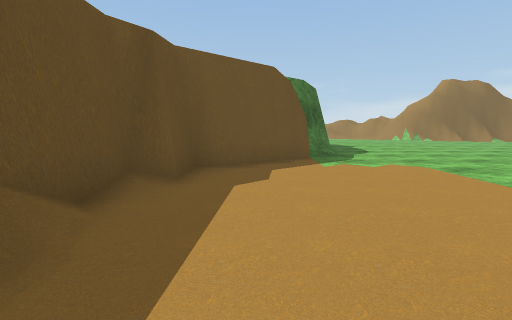
[1] (above)

18 first-person views from a walk through a scene from a Unity 3-D project. The camera is 1.2 m above the floor, tilts 6° down and sees 85° across. The floor is counted in squares, 2 m on a side. Each view is taken from the middle of a square. On the plan, view 1 faces up. The plan holds only what a view shows up to about 9 squares ahead; the rest is blank. The place goes on beyond the plan. Some surface patterns are stand-ins.

[2]
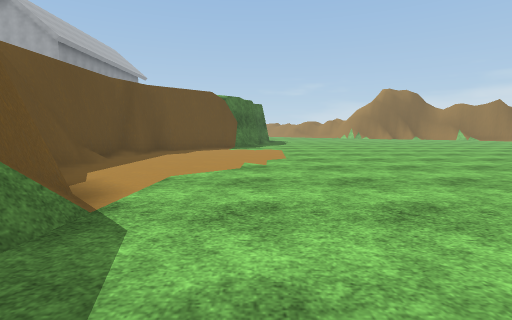

[3]
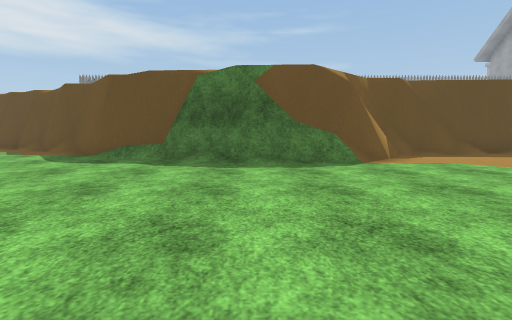

[4]
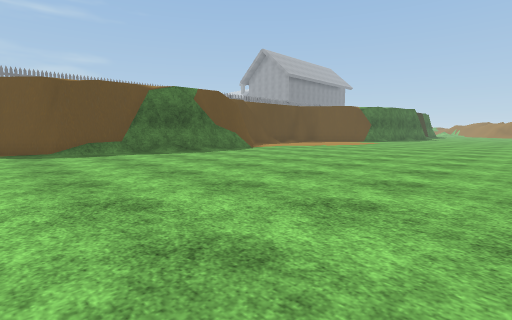

[5]
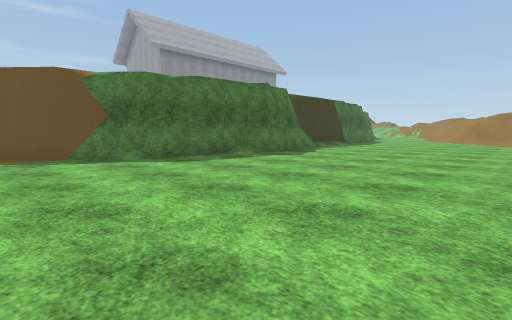

[6]
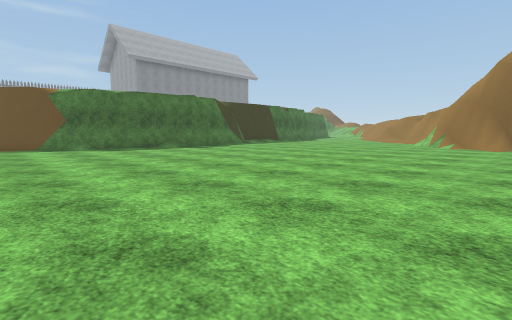

[7]
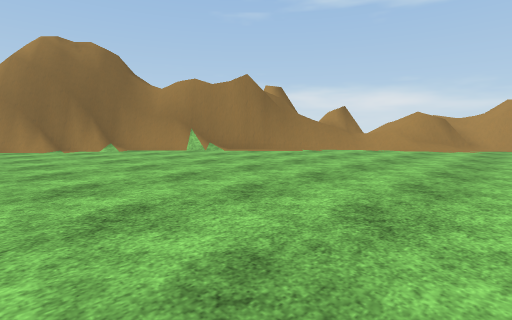

[8]
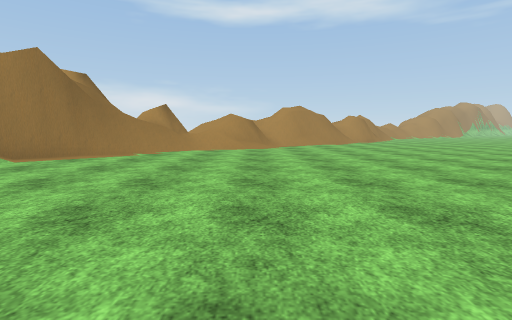

[9]
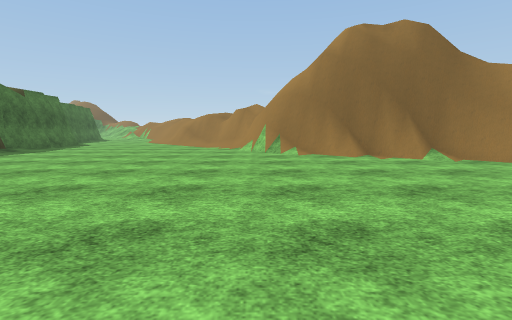

[10]
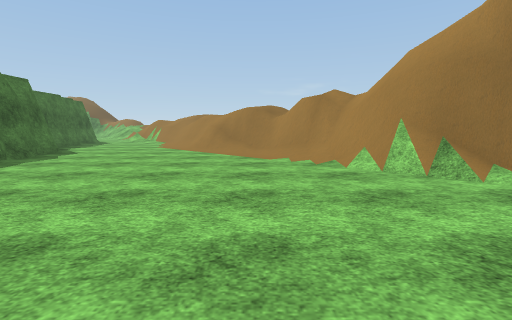

[11]
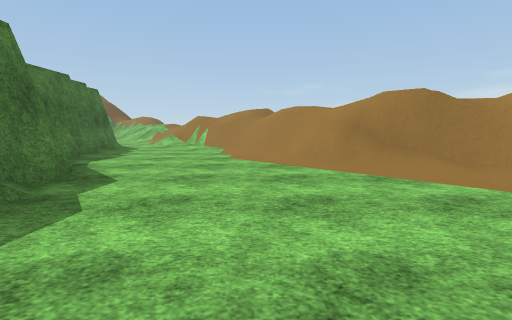

[12]
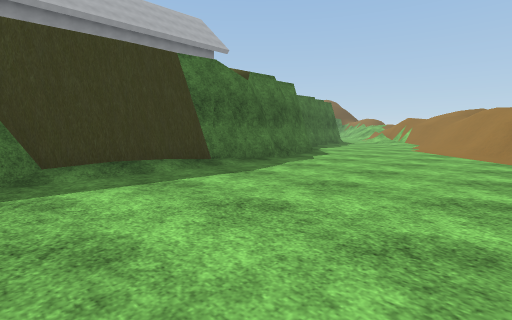

[13]
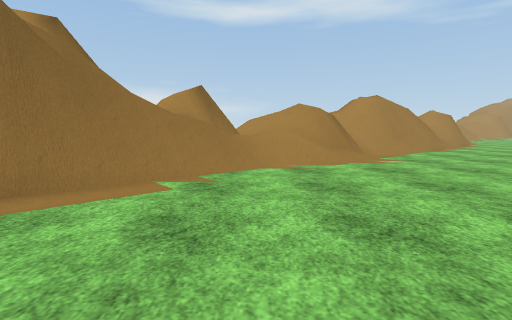

[14]
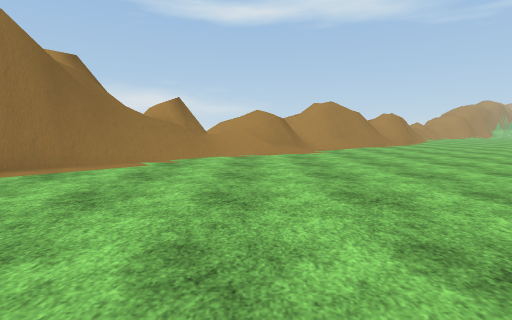

[15]
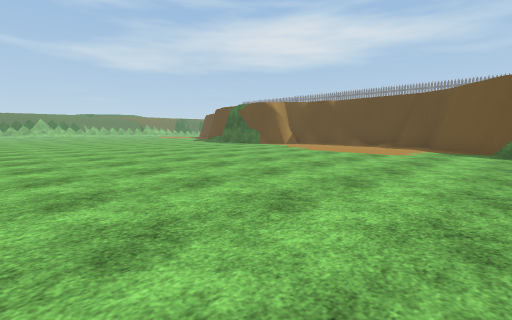

[16]
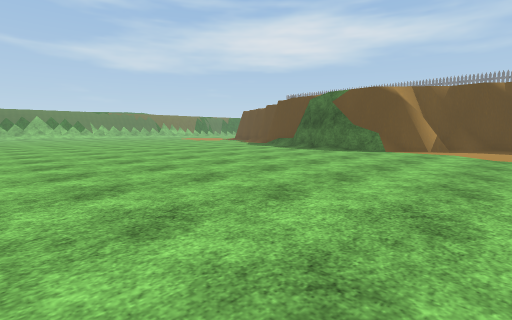

[17]
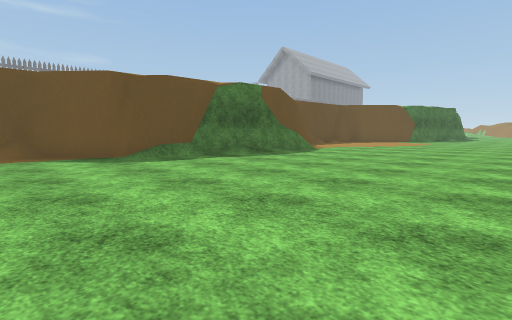

[18]
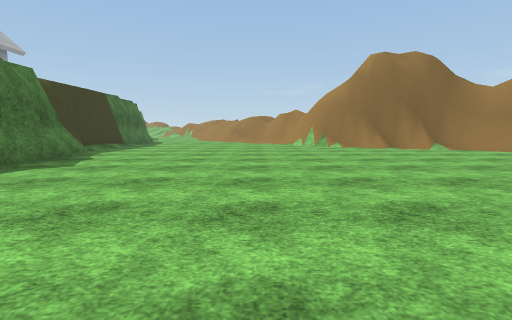

### Floor plan
Key: @ floor where view 1 was taken; # wall or solid block; . main floor; : floor 1.75 m higher than the main floor; + floor 2.5 m higher than the main floor; / step, stairs or slope; = window, fence, low wall or low ledge; v drop or lower ground.
Columns run from 2 left of view 1 to 23 right of it. Each row starts with its distance up from view 1.
 26  #..==/
 25  #...#=/
 24  #....==/
 23  ##....=//
 22    ....===/
 21    #.....=#
 20    #......#/
 19    #/.....=#=
 18    #/......##=#
 17     /......=###
 16     /......./###
 15    #/..........##
 14    ##...........##
 13     #............####
 12     #..............####
 11     #...............==#
 10     #.............../==:
  9     #................/=+
  8     #.................=v
  7    ##..................=#/
  6   ##....................=/
  5  ##.....................=#
  4  #...........   .........=
  3 ##...........    .........
  2 #............     ......
  1 ##...........      ...
  0 ##@..........
 -1  ##..........
 -2   #..........
 -3   #..........
 -4   #.........
 -5   #.........
 -6  ##.........
 -7  #/.........
 -8  #..........
 -9 ##..........
-10 #........

Where each view was taken, in squares from view 1:
view 1: 0 up, 0 right, facing up
view 2: 4 down, 2 right, facing up
view 3: 4 down, 6 right, facing left
view 4: 9 down, 8 right, facing up-left
view 5: 5 up, 8 right, facing up-left
view 6: 5 up, 12 right, facing up-left
view 7: 6 up, 10 right, facing up-right
view 8: 8 up, 10 right, facing right
view 9: 9 up, 9 right, facing up
view 10: 13 up, 7 right, facing up
view 11: 17 up, 4 right, facing up
view 12: 14 up, 6 right, facing up-left
view 13: 10 up, 14 right, facing right
view 14: 9 up, 12 right, facing right
view 15: 7 up, 10 right, facing down-left
view 16: 1 up, 9 right, facing down-left
view 17: 10 down, 6 right, facing up-left
view 18: 6 up, 7 right, facing up
